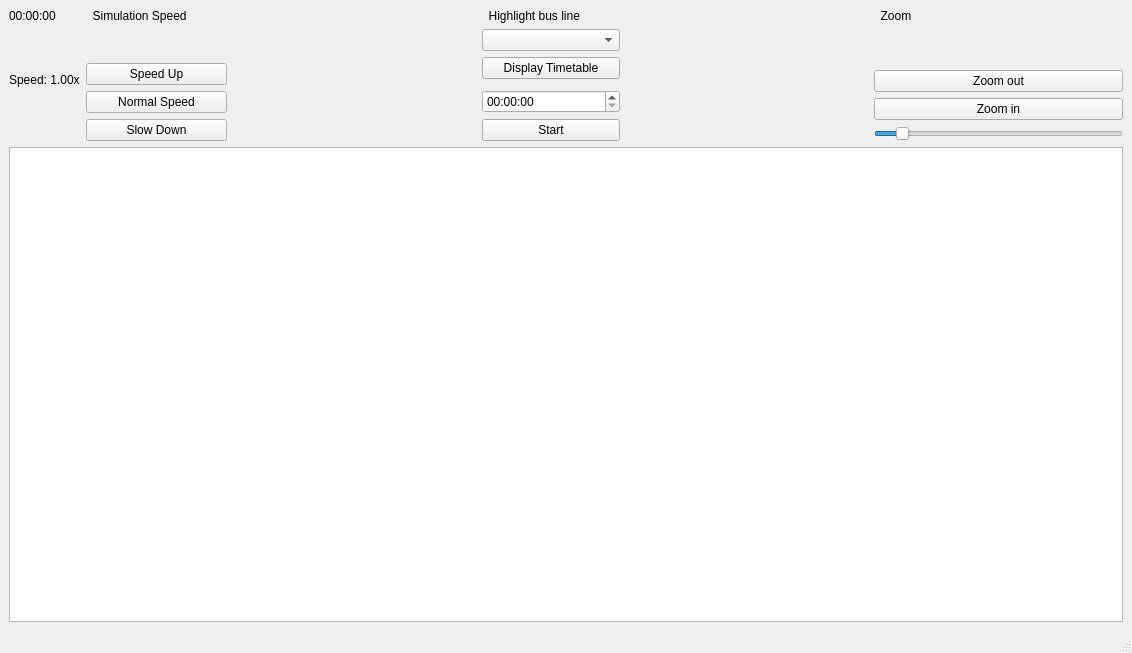
<?xml version="1.0" encoding="UTF-8"?>
<ui version="4.0">
 <class>MainWindow</class>
 <widget class="QMainWindow" name="MainWindow">
  <property name="geometry">
   <rect>
    <x>0</x>
    <y>0</y>
    <width>1132</width>
    <height>653</height>
   </rect>
  </property>
  <property name="windowTitle">
   <string>Bus Info</string>
  </property>
  <widget class="QWidget" name="centralwidget">
   <layout class="QVBoxLayout" name="verticalLayout_2">
    <item>
     <layout class="QHBoxLayout" name="horizontalLayout">
      <item>
       <layout class="QVBoxLayout" name="verticalLayout_4">
        <item>
         <widget class="QLabel" name="timeDisplay">
          <property name="sizePolicy">
           <sizepolicy hsizetype="Preferred" vsizetype="Preferred">
            <horstretch>0</horstretch>
            <verstretch>0</verstretch>
           </sizepolicy>
          </property>
          <property name="text">
           <string>00:00:00</string>
          </property>
          <property name="alignment">
           <set>Qt::AlignLeading|Qt::AlignLeft|Qt::AlignTop</set>
          </property>
         </widget>
        </item>
        <item>
         <widget class="QLabel" name="timeSpeedlabel">
          <property name="text">
           <string>Speed: 1.00x</string>
          </property>
         </widget>
        </item>
        <item>
         <spacer name="verticalSpacer_2">
          <property name="orientation">
           <enum>Qt::Vertical</enum>
          </property>
          <property name="sizeType">
           <enum>QSizePolicy::Minimum</enum>
          </property>
          <property name="sizeHint" stdset="0">
           <size>
            <width>20</width>
            <height>40</height>
           </size>
          </property>
         </spacer>
        </item>
       </layout>
      </item>
      <item>
       <layout class="QVBoxLayout" name="verticalLayout_5">
        <item>
         <widget class="QLabel" name="label_2">
          <property name="text">
           <string>  Simulation Speed            </string>
          </property>
          <property name="alignment">
           <set>Qt::AlignLeading|Qt::AlignLeft|Qt::AlignTop</set>
          </property>
         </widget>
        </item>
        <item>
         <widget class="QPushButton" name="speedUpBtn">
          <property name="text">
           <string>Speed Up</string>
          </property>
         </widget>
        </item>
        <item>
         <widget class="QPushButton" name="speedNormBtn">
          <property name="text">
           <string>Normal Speed</string>
          </property>
         </widget>
        </item>
        <item>
         <widget class="QPushButton" name="speedDownBtn">
          <property name="text">
           <string>Slow Down</string>
          </property>
         </widget>
        </item>
       </layout>
      </item>
      <item>
       <spacer name="horizontalSpacer_2">
        <property name="orientation">
         <enum>Qt::Horizontal</enum>
        </property>
        <property name="sizeHint" stdset="0">
         <size>
          <width>40</width>
          <height>20</height>
         </size>
        </property>
       </spacer>
      </item>
      <item>
       <layout class="QVBoxLayout" name="verticalLayout_3">
        <item>
         <widget class="QLabel" name="label_4">
          <property name="text">
           <string>  Highlight bus line            </string>
          </property>
          <property name="alignment">
           <set>Qt::AlignLeading|Qt::AlignLeft|Qt::AlignTop</set>
          </property>
         </widget>
        </item>
        <item>
         <widget class="QComboBox" name="lineSelectBox">
          <property name="editable">
           <bool>false</bool>
          </property>
          <property name="currentText">
           <string/>
          </property>
          <property name="currentIndex">
           <number>-1</number>
          </property>
          <property name="sizeAdjustPolicy">
           <enum>QComboBox::AdjustToContents</enum>
          </property>
          <property name="minimumContentsLength">
           <number>0</number>
          </property>
         </widget>
        </item>
        <item>
         <widget class="QPushButton" name="timetableBtn">
          <property name="text">
           <string>Display Timetable</string>
          </property>
         </widget>
        </item>
        <item>
         <spacer name="verticalSpacer">
          <property name="orientation">
           <enum>Qt::Vertical</enum>
          </property>
          <property name="sizeType">
           <enum>QSizePolicy::Minimum</enum>
          </property>
          <property name="sizeHint" stdset="0">
           <size>
            <width>5</width>
            <height>5</height>
           </size>
          </property>
         </spacer>
        </item>
        <item>
         <widget class="QTimeEdit" name="timeEdit"/>
        </item>
        <item>
         <widget class="QPushButton" name="startBtn">
          <property name="text">
           <string>Start</string>
          </property>
         </widget>
        </item>
       </layout>
      </item>
      <item>
       <spacer name="horizontalSpacer">
        <property name="orientation">
         <enum>Qt::Horizontal</enum>
        </property>
        <property name="sizeHint" stdset="0">
         <size>
          <width>40</width>
          <height>20</height>
         </size>
        </property>
       </spacer>
      </item>
      <item>
       <layout class="QVBoxLayout" name="verticalLayout">
        <item>
         <widget class="QLabel" name="label_3">
          <property name="text">
           <string>  Zoom</string>
          </property>
          <property name="alignment">
           <set>Qt::AlignLeading|Qt::AlignLeft|Qt::AlignTop</set>
          </property>
         </widget>
        </item>
        <item>
         <widget class="QPushButton" name="zoomoutbtn">
          <property name="sizePolicy">
           <sizepolicy hsizetype="Minimum" vsizetype="Fixed">
            <horstretch>0</horstretch>
            <verstretch>0</verstretch>
           </sizepolicy>
          </property>
          <property name="text">
           <string>Zoom out</string>
          </property>
         </widget>
        </item>
        <item>
         <widget class="QPushButton" name="zoominbtn">
          <property name="text">
           <string>Zoom in</string>
          </property>
         </widget>
        </item>
        <item>
         <widget class="QSlider" name="zoomslider">
          <property name="minimum">
           <number>1</number>
          </property>
          <property name="maximum">
           <number>100</number>
          </property>
          <property name="value">
           <number>10</number>
          </property>
          <property name="orientation">
           <enum>Qt::Horizontal</enum>
          </property>
         </widget>
        </item>
       </layout>
      </item>
     </layout>
    </item>
    <item>
     <widget class="QGraphicsView" name="graphicsView">
      <property name="cursor" stdset="0">
       <cursorShape>CrossCursor</cursorShape>
      </property>
      <property name="verticalScrollBarPolicy">
       <enum>Qt::ScrollBarAlwaysOff</enum>
      </property>
      <property name="horizontalScrollBarPolicy">
       <enum>Qt::ScrollBarAlwaysOff</enum>
      </property>
      <property name="renderHints">
       <set>QPainter::Antialiasing|QPainter::SmoothPixmapTransform|QPainter::TextAntialiasing</set>
      </property>
      <property name="dragMode">
       <enum>QGraphicsView::ScrollHandDrag</enum>
      </property>
     </widget>
    </item>
   </layout>
  </widget>
  <widget class="QMenuBar" name="menubar">
   <property name="geometry">
    <rect>
     <x>0</x>
     <y>0</y>
     <width>1132</width>
     <height>22</height>
    </rect>
   </property>
  </widget>
  <widget class="QStatusBar" name="statusbar"/>
 </widget>
 <resources/>
 <connections/>
</ui>
